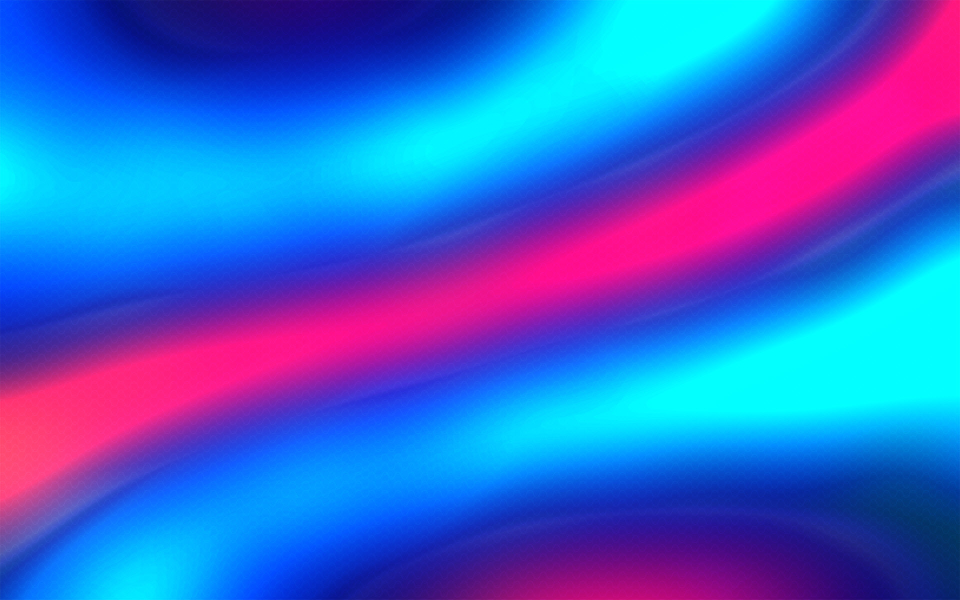
#> input picture Oyeyoade Oluwagbemileke/Basic Python/images/original/a.jpg, 1920 x 1200 px (shown at 1/2 size)
$ python task.py
#> lines starting #> are read from the running program, lines starting #| are printed output that depends on the picture
import cv2
from pathlib import Path

TEST_VALUES = {
    'original_path': str(Path('images/original/a.jpg')),
    'resized_path': str(Path('images/resized/')),
    'copy_path': str(Path('images/copy/'))
}


# Copy an image using OpenCV's imgWrite
# src_path = relative path to the original image
def copyImage(src_path, dest_path=TEST_VALUES['copy_path']):
    filename = getFilename(src_path)
    dest_path = Path(dest_path) / filename

    src_img = cv2.imread(src_path)
    cv2.imwrite(str(dest_path), src_img)


# Resize an image and save it in 'resized' folder while maintaining aspect ratio
# src_path - Relative path to source-image
# scale-percentage - Percentage to resize the image
def resizeImage(src_path, scale_percentage, resize_path=TEST_VALUES['resized_path']):
#> called with src_path = 'images/original/a.jpg', scale_percentage = 20, resize_path = 'images/resized'
    filename = getFilename(src_path)
    resize_path = Path(resize_path) / Path("res-" + filename)

    src_img = cv2.imread(src_path)
#> src_img is the input picture: shape (1200, 1920, 3); mean B, G, R 203.8, 98, 59.1
    dimensions = getResizeDimensions(src_path, scale_percentage)
#> dimensions = (384, 240)
    resized = cv2.resize(src_img, dimensions)
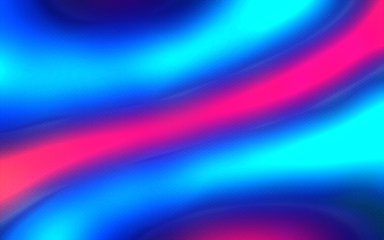
#> resized: shape (240, 384, 3); mean B, G, R 203.8, 98, 59.1

    cv2.imwrite(str(resize_path), resized)


# Obtain the dimensions - width, height for resizing the image
def getResizeDimensions(src_path, scale_percentage=20):
    src_img = cv2.imread(src_path)
    img_height = int(src_img.shape[0] * scale_percentage / 100)
    img_width = int(src_img.shape[1] * scale_percentage / 100)
    return img_width, img_height


# Obtain filename from the relative path to the image
# Using the cross-platform 'Path' class
def getFilename(src_path):
    pathArray = Path(src_path).parts
    filename = pathArray[len(pathArray) - 1]
    print(type(filename))
    return filename


resizeImage(TEST_VALUES['original_path'], 20)
copyImage(TEST_VALUES['original_path'])
